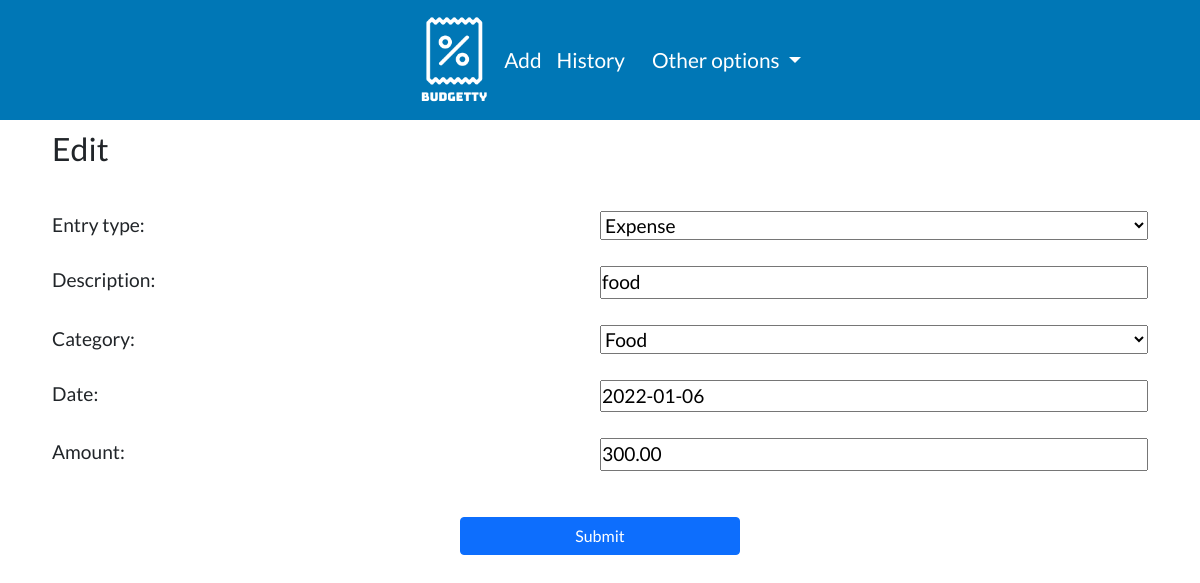
Page /entries/edit/11 (signed in) on the earlier database version.
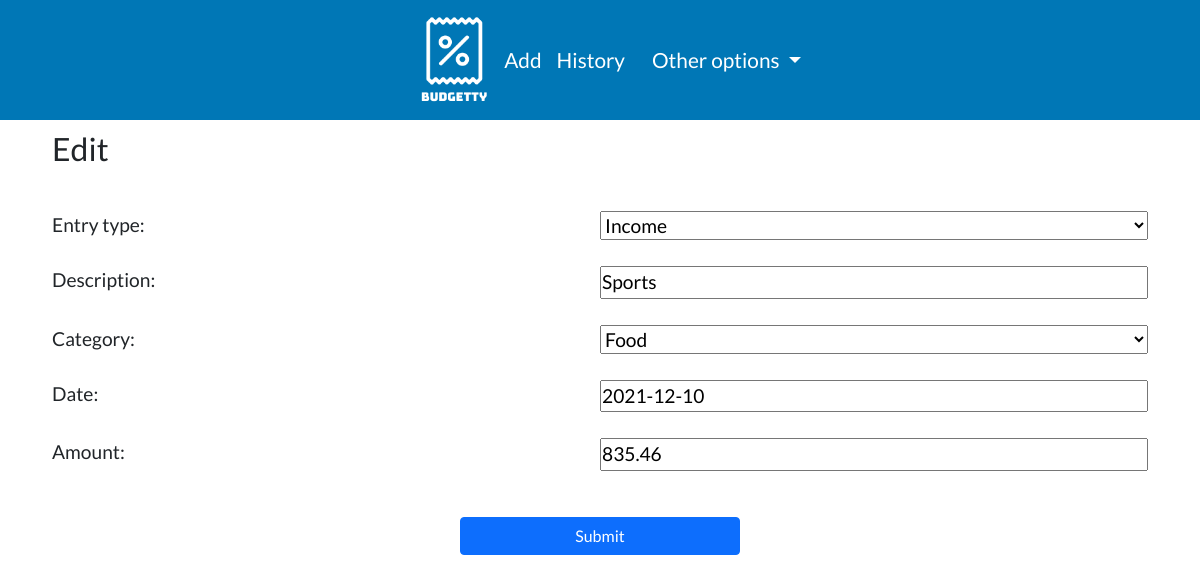
Same page on the later database version.
### entries/models.py (models this page shows, shortened)
class Entry(models.Model):
    username = models.CharField(max_length=50, default="User")
    entry_type = models.CharField(max_length=50, choices=ENTRY_TYPE_CHOICES, default="income")
    description = models.CharField(max_length=120)
    category = models.CharField(max_length=60, choices=CATEGORY_CHOICES, default="food")
    date = models.DateField()
    amount = models.DecimalField(max_digits=20,decimal_places=2)

### entries/views/add_edit_view.py (the view)
# urls.py: path("entries/edit/<pk>", add_edit_view.EntryEditView.as_view(), name="edit"),
class EntryEditView(LoginRequiredMixin, UpdateView):
    login_url = "/login"
    redirect_field_name = "login"
    template_name = 'entries/edit.html'
    model = Entry
    fields = ['entry_type', "description", "category", "date", "amount"]
    success_url = "/entries"

### entries/templates/entries/edit.html (shortened to what this page needs)
{% extends "parent.html" %}
{% load static %}
{% block title %}
    <link rel="stylesheet" href="{% static 'styles/add_edit.css' %}">
{% endblock %}
{% block content %}
<div class="container-sm">
    <h1 class="page_title display_mobile">Edit</h1>
    <br>
    <form method="post" >
        <div class="form_container">
            {{ form.as_p }}
            <button type="submit" class="btn btn-primary" id="submit_button">Submit</button>
        </div>
    </form>
    </div>
{% endblock %}

Differences in the rows shown:
changed Entry "Food": entry_type "Expense" → "Income"; description "food" → "Sports"; date "2022-01-06" → "2021-12-10"; amount "300.00" → "835.46"
